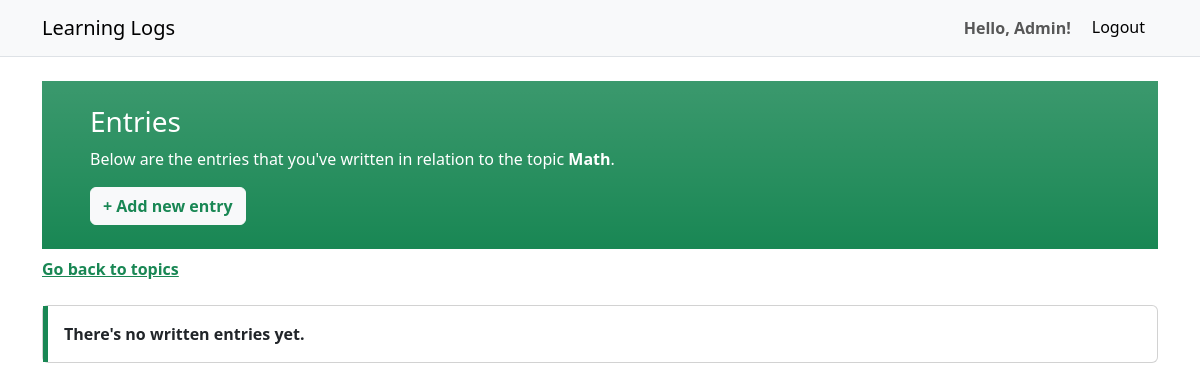
The app's page /topic/5 (signed in), older data.
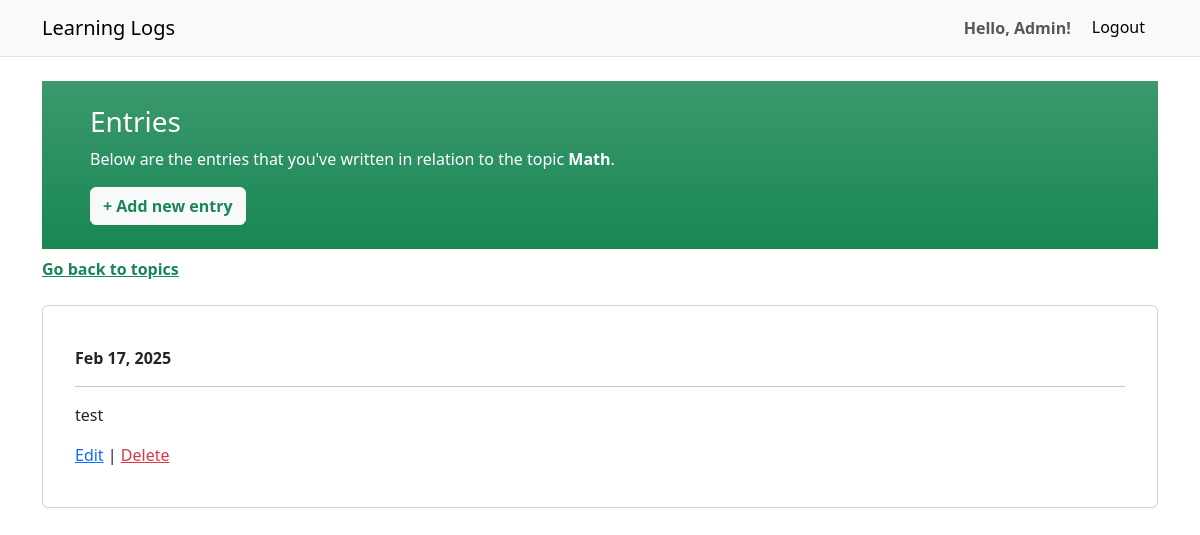
The same page, newer data.
### learning_logs/models.py (models this page shows, shortened)
class Entry(models.Model):
    topic = models.ForeignKey(Topic, on_delete=models.CASCADE)
    text = models.TextField()
    date_created = models.DateTimeField(auto_now=True)
    class Meta:
        verbose_name_plural = 'entries'

### learning_logs/views.py (the view)
# urls.py: path('topic/<int:topic_id>', views.topic, name='topic'),
@login_required
def topic(request, topic_id):
    try:
        topic = Topic.objects.get(id=topic_id, user=request.user)
        entries = topic.entry_set.order_by('-date_created')
        context = {'entries': entries, 'topic': topic}
    except:
        raise Http404
    else:
        return render(request, 'learning_logs/topic.html', context)

### learning_logs/templates/learning_logs/topic.html
{% extends "learning_logs/base.html" %}
{% block content %}
<div class="container">
  <div class="row">
    <div class="col-12 bg-success bg-gradient text-white py-4 px-2 px-md-5 mb-2">
        <h3>Entries</h3>
        <p>Below are the entries that you've written in relation to the topic <strong>{{ topic.text }}</strong>.</p>
        <a class="btn btn-light text-success fw-bold" href="{% url 'learning_logs:new_entry' topic.id %}">+ Add new entry</a>
    </div>
    <div class="col-12 mx-0 px-0 mb-4">
        <a class="text-success fw-bold" href="{% url 'learning_logs:topics' %}">Go back to topics</a>
    </div>
    <div class="col-12 px-0 mx-0">
      {% for entry in entries %}
        <ul class="list-unstyled">
          <li>
            <div class="card text-decoration-none px-3 py-4">
              <div class="card-body">
                <p class="text-dark my-0 py-0 fw-bold">{{ entry.date_created | date:'M d, Y' }}</p>
                <hr>
                <p>{{ entry.text | linebreaks }}</p>
                <a href="{% url 'learning_logs:edit_entry' topic.id entry.id %}">Edit</a>
                | <a class="text-danger" href="{% url 'learning_logs:delete_entry' topic.id entry.id %}">Delete</a>
              </div>
            </div>
          </li>
        </ul>
      {% empty %}
        <a class="card text-decoration-none" href="{% url 'learning_logs:topic' topic.id %}">
          <div class="card-body border-start border-success border-5">
            <p class="text-decoration-none text-dark my-0 py-0 fw-bold">There's no written entries yet.</p>
          </div>
        </a>
      {% endfor %}
    </div>
  </div>
</div>
{% endblock content %}

Row changes from the older to the newer data that the page shows:
added Entry: date_created "Feb 17, 2025", text "test"
Text that changed along with them:
text no longer shown: "There's no written entries yet."
